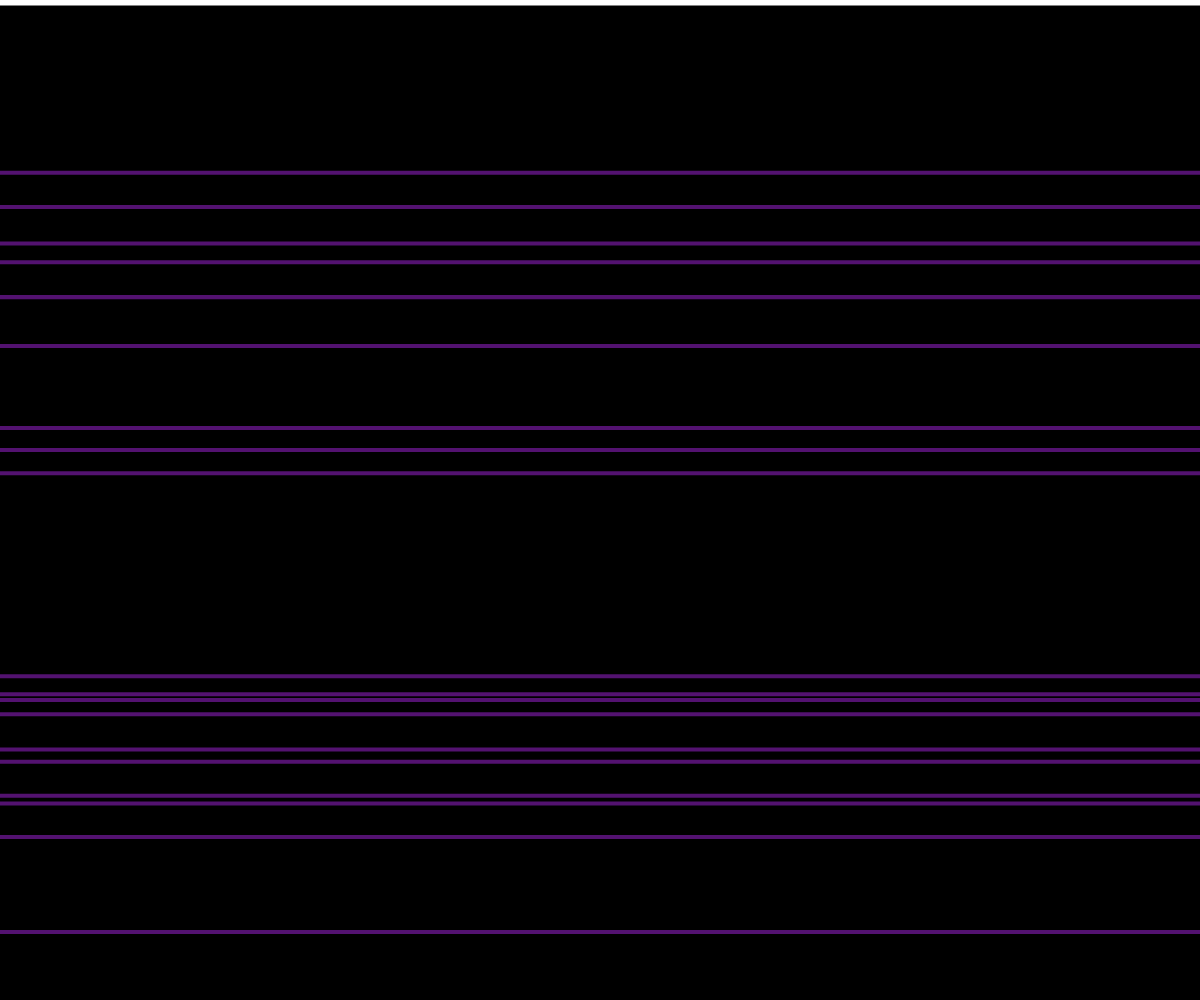
Frame 1 (no input)
Frame 60 (no input): identical to frame 1, image omitted
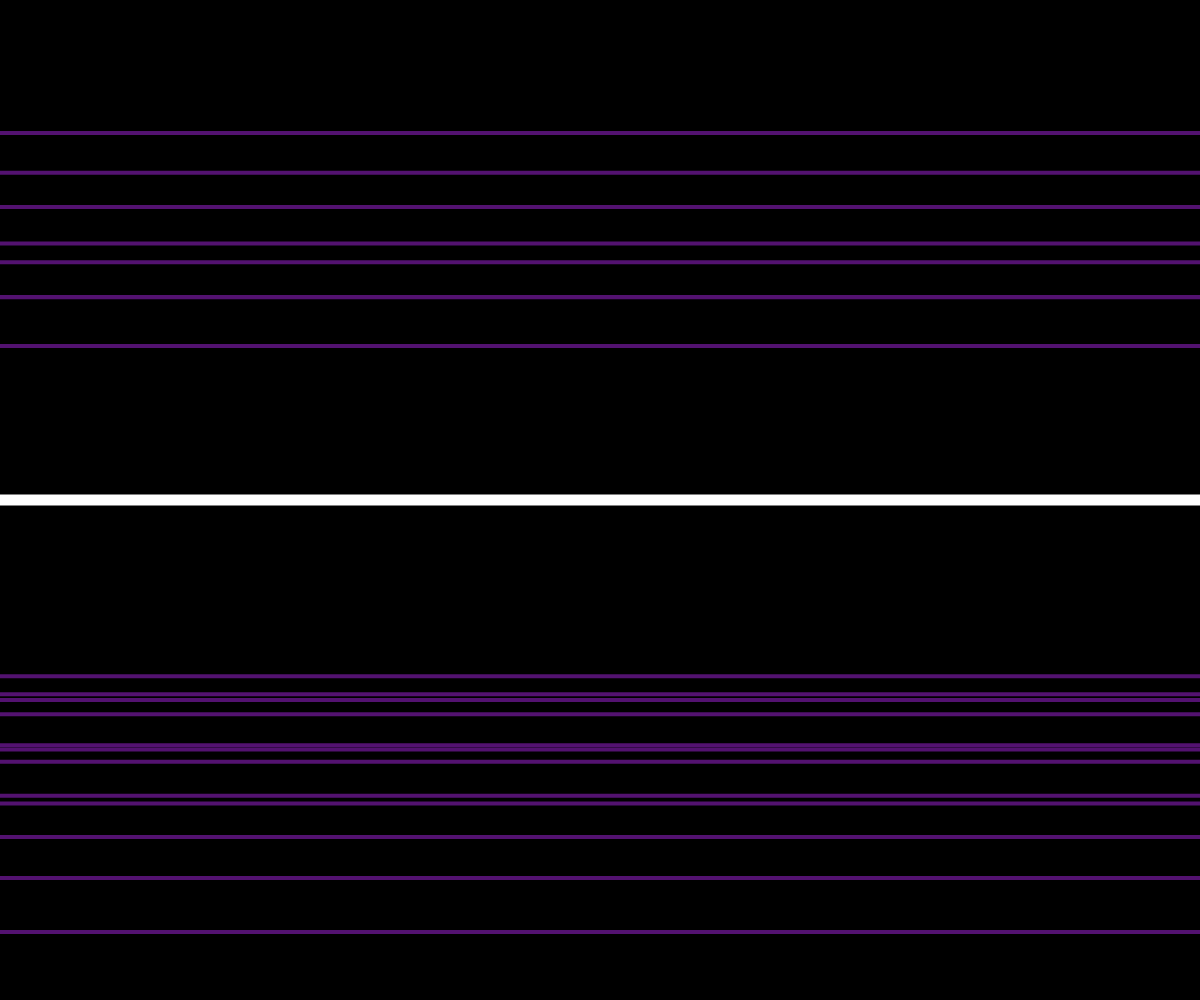
Frame 120 (the mouse pressed at the canvas centre since frame 60)

The p5.js sketch that drew these frames (run headless with seeded random() and noise() and a simulated clock; from frame 60 on, the mouse is pressed at the canvas centre):

// p5.js sketch
// ── sketch.js
// ...existing code...
let lineMin = 0;
let lineColor; //variable für random Farbe

let fixedLines = [];

function setup() {
  createCanvas(windowWidth, windowHeight);
  
  // Fixe Linien
  for (let i = 0; i < 20; i++) {
    fixedLines.push(random(0, height));
  }
  
  // Random farbe bei Refresh
  lineColor = color(random(255), random(255), random(240));
}

function draw() {
  background(0);

  let inputValue = mouseY;
  let inputMin = 0;
  let inputMax = height; // benutze canvas height statt windowHeight

  let linePosition = map(inputValue, inputMin, inputMax, lineMin, height);

  // Hauptlinie
  stroke(255);
  strokeWeight(11);
  line(0, linePosition, width, linePosition); 

  // Parameter für Nähe / Sprung
  let proximity = 80;   // Abstand, bei dem Linien reagieren
  let jumpAmount = 500;  // maximale Verschiebung

  // fixe Linien
  for (let i = 0; i < fixedLines.length; i++) {
    let y = fixedLines[i];

    // nur einmalige Nähe-Prüfung und Verschiebung (vor dem Zeichnen)
    if (abs(mouseY - y) < proximity) {
      y += random(-jumpAmount, jumpAmount);
      y = constrain(y, 0, height);
      fixedLines[i] = y;
    }

    stroke(lineColor);
    strokeWeight(4);  
    line(0, y, width, y);
  }
}

function windowResized() {
  resizeCanvas(windowWidth, windowHeight);
}
